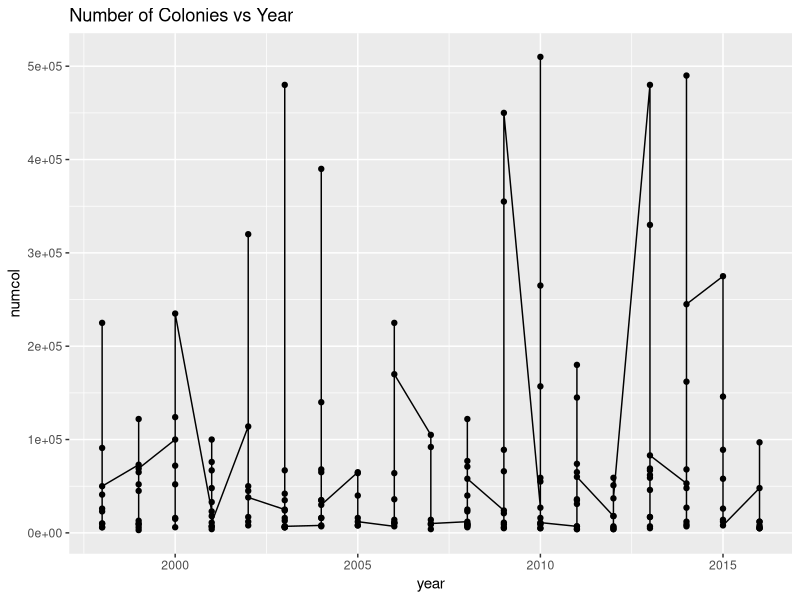
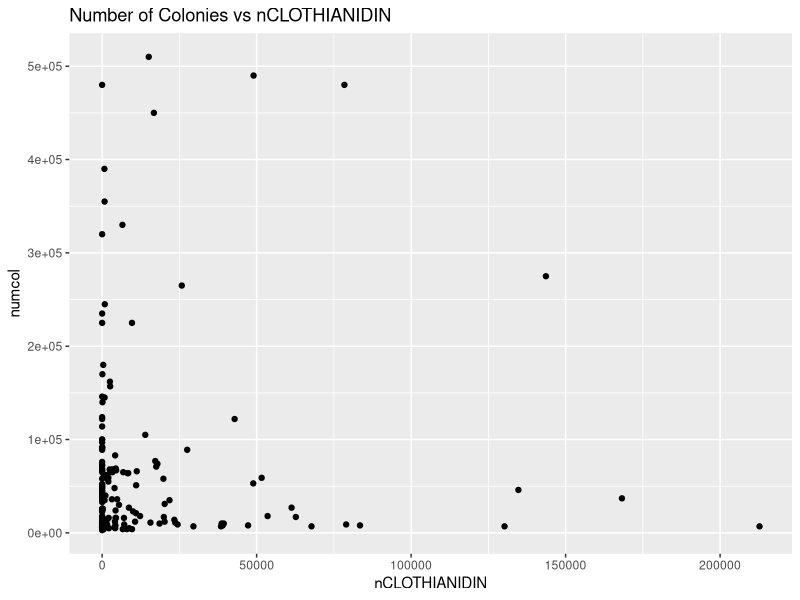
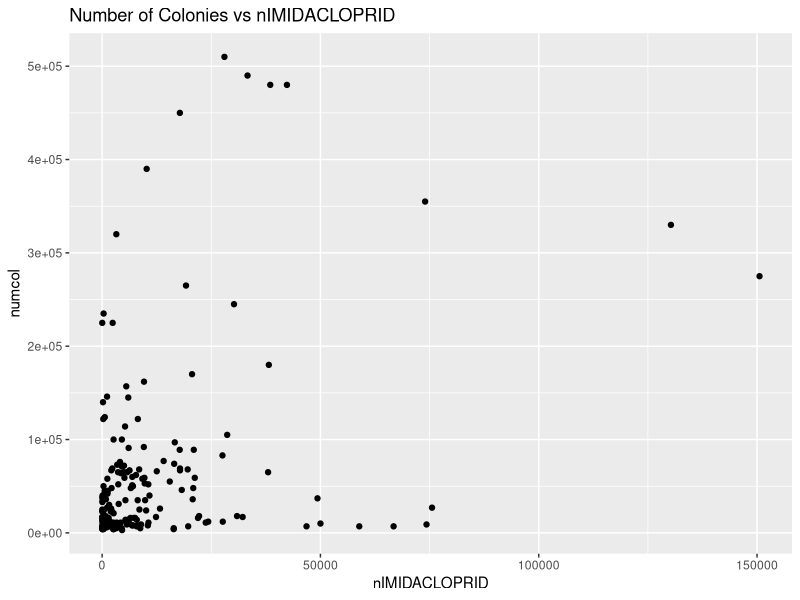
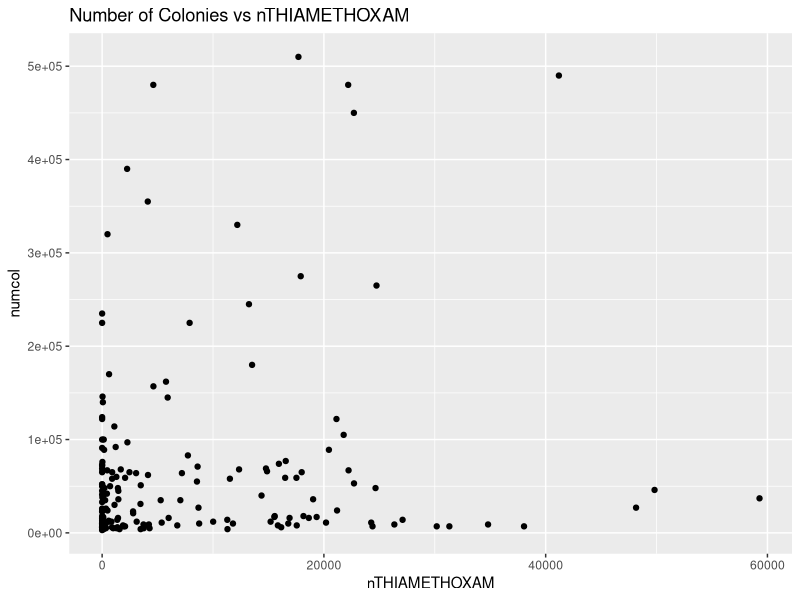
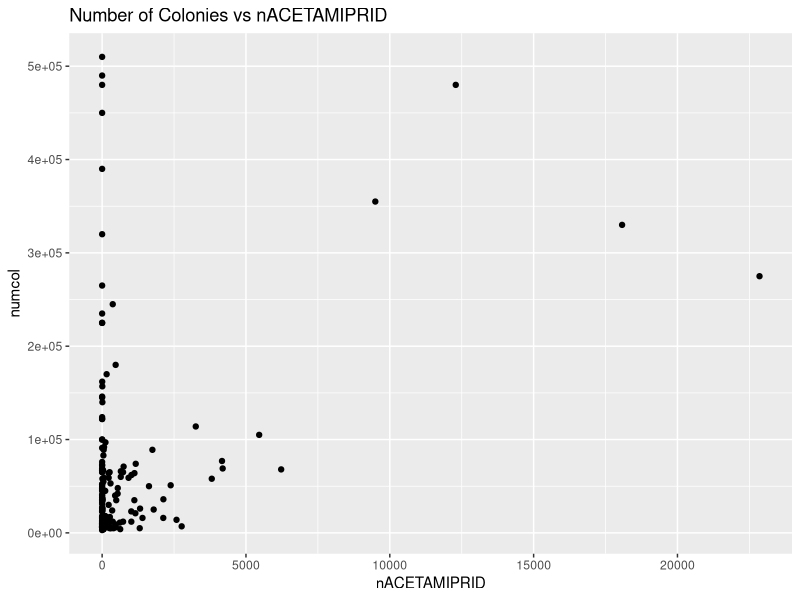
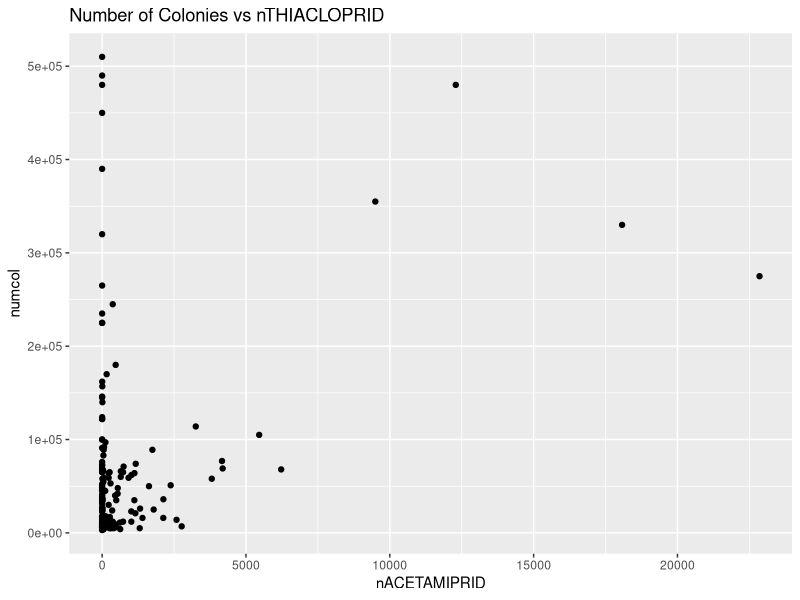
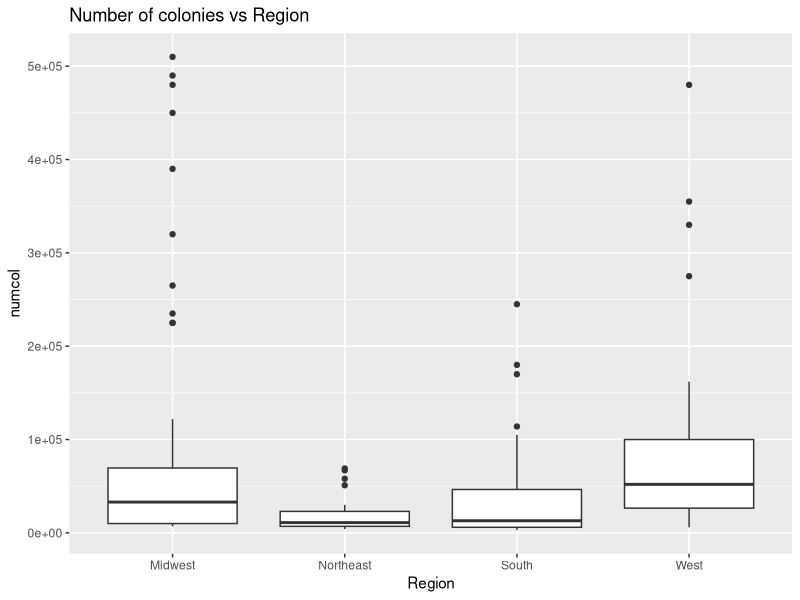

Reproduce these figures in R, in order. (Note: this script raises an error after producing the figures.)
## ---- chunk 1
knitr::opts_chunk$set(echo = TRUE)
options(knitr.kable.NA = '')
## ---- chunk 2
library("tibble")
library("dplyr")
library("ggplot2")
library("broom")
library("knitr")
library("cowplot")
## ---- chunk 3
honey <- read.csv("vHoneyNeonic_v02.csv")
honey <- na.omit(honey)
glimpse(honey)
## ---- chunk 4
set.seed(7)

numObs <- summarize(honey, n = n())

honeySample <- sample_n(honey, as.integer(0.25*numObs))

glimpse(honeySample)
## ---- chunk 5
# Numcol against everything for exp data analysis

ncYear <- ggplot(honeySample, aes(x = year, y = numcol)) + geom_point() + geom_line() + ggtitle("Number of Colonies vs Year")
ncCloth <- ggplot(honeySample, aes(x = nCLOTHIANIDIN, y = numcol)) + geom_point() + ggtitle("Number of Colonies vs nCLOTHIANIDIN")
ncIMID <- ggplot(honeySample, aes(x = nIMIDACLOPRID, y = numcol)) + geom_point() + ggtitle("Number of Colonies vs nIMIDACLOPRID")
ncTHIAM <- ggplot(honeySample, aes(x = nTHIAMETHOXAM, y = numcol)) + geom_point() + ggtitle("Number of Colonies vs nTHIAMETHOXAM")
ncACET <- ggplot(honeySample, aes(x = nACETAMIPRID, y = numcol)) + geom_point() + ggtitle("Number of Colonies vs nACETAMIPRID")
ncTHIAC <- ggplot(honeySample, aes(x = nACETAMIPRID, y = numcol)) + geom_point() + ggtitle("Number of Colonies vs nTHIACLOPRID")
ncRegion <- ggplot(honeySample, aes(x = Region, y = numcol)) + geom_boxplot() + ggtitle("Number of colonies vs Region")
## ---- chunk 6
ncYear
ncCloth
ncIMID
ncTHIAM
ncACET
ncTHIAC
ncRegion
## ---- chunk 7
# Transformations

honeySample <- honeySample %>% mutate(logCloth = log(nCLOTHIANIDIN), logIMID = log(nIMIDACLOPRID), logTHIAM = log(nTHIAMETHOXAM),
                                      logACET = log(ACET), logTHIAC = log(nTHIACLOPRID))

ncLCloth <- ggplot(honeySample, aes(x = logCloth, y = numcol)) + geom_point() + ggtitle("Number of Colonies vs nCLOTHIANIDIN")
ncLIMID <- ggplot(honeySample, aes(x = logIMID, y = numcol)) + geom_point() + ggtitle("Number of Colonies vs nIMIDACLOPRID")
ncLTHIAM <- ggplot(honeySample, aes(x = logTHIAM, y = numcol)) + geom_point() + ggtitle("Number of Colonies vs nTHIAMETHOXAM")
ncLACET <- ggplot(honeySample, aes(x = logACET, y = numcol)) + geom_point() + ggtitle("Number of Colonies vs nACETAMIPRID")
ncLTHIAC <- ggplot(honeySample, aes(x = logTHIAC, y = numcol)) + geom_point() + ggtitle("Number of Colonies vs nTHIACLOPRID")
## ---- chunk 8
ncYear
ncCloth
ncIMID
ncTHIAM
ncACET
ncTHIAC
ncRegion
